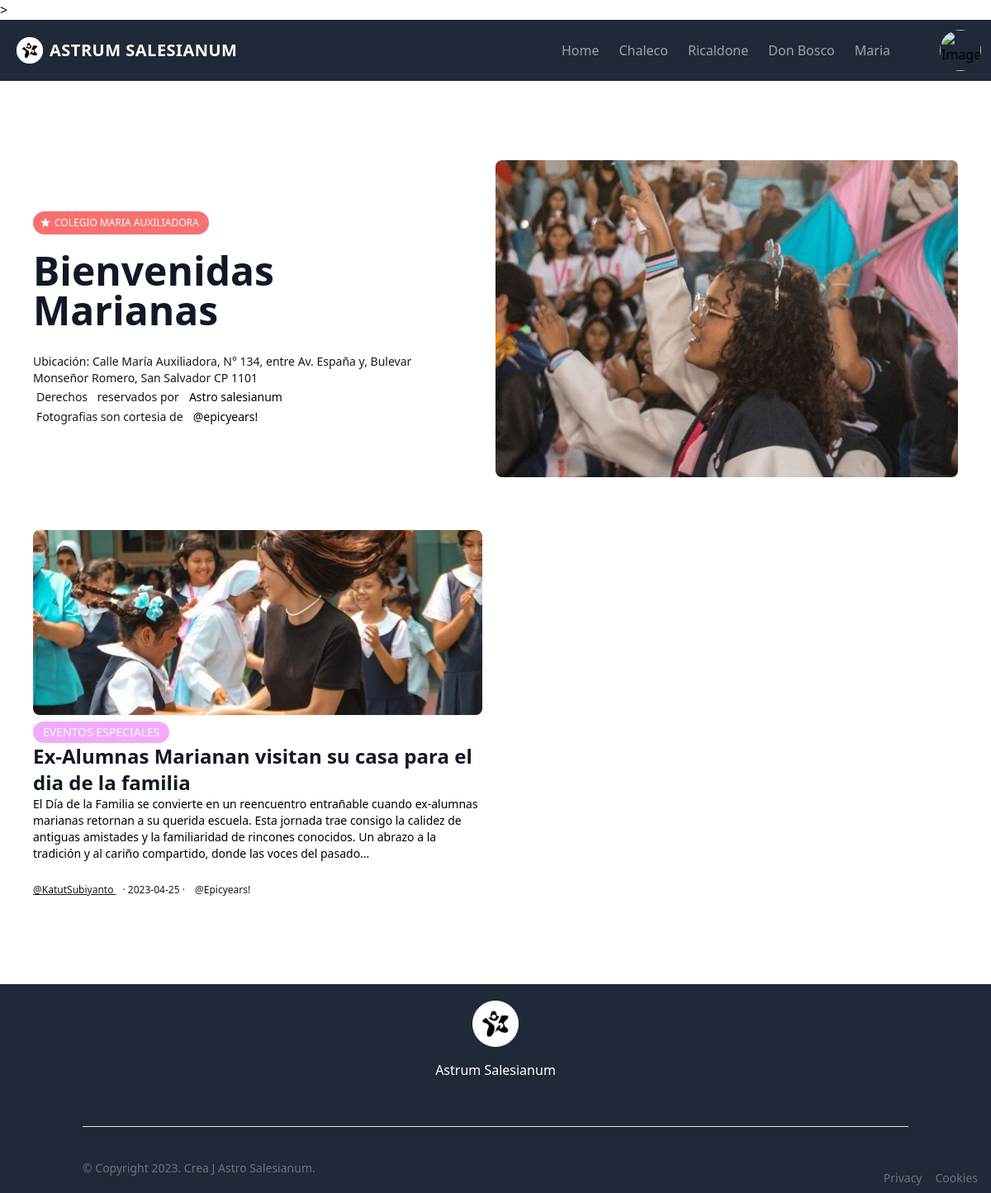
Screenshot of /src/MariaIndex.php with the database file from the repository.
### tables this page shows
CREATE TABLE `news` (
  `id_news` int(11) NOT NULL,
  `id_reporter` varchar(100) DEFAULT NULL,
  `main_image` text DEFAULT NULL,
  `photographer` varchar(100) NOT NULL,
  `headline` text NOT NULL,
  `drophead` text NOT NULL,
  `date` date NOT NULL,
  `BodyOne` text NOT NULL,
  `BodyTwo` text NOT NULL,
  `BodyThree` text NOT NULL,
  `BodyFour` text NOT NULL,
  `school` text NOT NULL,
  `Category` text NOT NULL,
  `State` text NOT NULL
);

CREATE TABLE `reporter` (
  `Email` varchar(100) NOT NULL,
  `ProfileImage` text NOT NULL,
  `Password` varchar(100) NOT NULL,
  `Name` varchar(110) NOT NULL,
  `LastName` varchar(110) NOT NULL,
  `PhoneNumber` char(14) NOT NULL,
  `ROL` int(11) NOT NULL
);

### src/PHP/PrintJournalist.php (called while the page is built, shortened)
<?php
 $conexion = new mysqli("localhost", "root","","astrodb")or die(mysqli_error($mysqli));
 $QueryReport = "SELECT * FROM `reporter` WHERE `Email` = '$email'";
 $ResultReport = mysqli_query($conexion, $QueryReport);
 while ($RowReport = mysqli_fetch_array($ResultReport)) {
    $Name = $RowReport['Name'];
    $LastName = $RowReport['LastName'];
}
?>

### src/MariaIndex.php (the view, shortened to what this page needs)
<?PHP
$conexion = mysqli_connect('localhost', 'root', '', 'astrodb');
$State = "Active";
$query = "SELECT * FROM `news` WHERE `school` = 'Colegio Maria Auxiliadora' AND `State` = '$State' ORDER BY 'date' DESC";
$result = mysqli_query($conexion, $query);
  $carpet_images = "../img/";
?>
<!DOCTYPE html>
<html lang="en">
<head>
    <link rel="stylesheet" href="../Public/tailwind.css" />
       <link rel="stylesheet" href="./css/ProfileImage.css">
       <link rel="stylesheet" href="./css/Translate.css">
       <link rel="stylesheet" href="../Public/boton.css">
>
</head>
<body>
<nav class="flex items-center   bg-gray-800 p-3 flex-wrap">
      <a href="./newindex.php" class="p-2 mr-4 inline-flex items-center">
    <img src="../img/AstroFavicon.png" alt="" class="h-8 w-8 mr-2">
        <span class="text-xl text-white font-bold uppercase tracking-wide"
          >Astrum Salesianum</span
        >
      </a>
      <div
        class=" hidden top-navbar w-full lg:inline-flex lg:flex-grow lg:w-auto"
        id="navigation"
      >
        <div
          class="flex justify-between items-center lg:inline-flex lg:flex-row lg:ml-auto lg:w-auto w-full lg:items-center lg:h-auto pr-12"
        >
          <a
            href="./newindex.php"
            class="lg:inline-flex lg:w-auto w-full px-3 py-2 rounded text-gray-400 items-center justify-center hover:bg-gray-900 hover:text-white"
          >
            <span>Home</span>
          </a>
          <a
            href="./ChalecoIndex.php"
            class="lg:inline-flex lg:w-auto w-full px-3 py-2 rounded text-gray-400 items-center justify-center hover:bg-gray-900 hover:text-white"
          >
            <span>Chaleco</span>
          </a>
          <a
            href="./Ricalindex.php"
            class="lg:inline-flex lg:w-auto w-full px-3 py-2 rounded text-gray-400 items-center justify-center hover:bg-gray-900 hover:text-white"
          >
            <span>Ricaldone</span>
          </a>
          <a
            href="./DonBoscoIndex.php"
            class="lg:inline-flex lg:w-auto w-full px-3 py-2 rounded text-gray-400 items-center justify-center hover:bg-gray-900 hover:text-white"
          >
            <span>Don Bosco</span>
          </a>
          <a
            href="./MariaIndex.php"
            class="lg:inline-flex lg:w-auto w-full px-3 py-2 rounded text-gray-400 items-center justify-center hover:bg-gray-900 hover:text-white"
          >
            <span>Maria</span>
          </a>
        </div>
        <div class="imagen-circular hidden lg:block" >
                    <img src="../img/<?php echo $_SESSION['ProfileImage'] ?>" alt="Imagen Circular" class="">
                  </div>
      </div>
    </nav>
<div class="text-gray-900 pt-12 pr-0 pb-14 pl-0 bg-white">
    <div class="w-full pt-4 pr-5 pb-6 pl-5 mt-0 mr-auto mb-0 ml-auto space-y-5 sm:py-8 md:py-12 sm:space-y-8 md:space-y-16
        max-w-7xl">
      <div class="flex flex-col items-center sm:px-5 md:flex-row">
        <div class="flex flex-col items-start justify-center w-full h-full pt-6 pr-0 pb-6 pl-0 mb-6 md:mb-0 md:w-1/2">
          <div class="flex flex-col items-start justify-center h-full space-y-3 transform md:pr-10 lg:pr-16
              md:space-y-5">
            <div class="bg-red-400 flex items-center leading-none rounded-full text-gray-50 pt-1.5 pr-3 pb-1.5 pl-2
                uppercase ">
              <p class="inline">
              </p>
              <p class="inline text-xs font-medium">COLEGIO MARIA AUXILIADORA</p>
            </div>
            <a class="text-4xl font-bold leading-none lg:text-5xl xl:text-6xl">Bienvenidas Marianas</a>
            <div class="pt-2 pr-0 pb-0 pl-0">
              <p class="text-sm font-medium inline">Ubicación: Calle María Auxiliadora, N° 134, entre Av. España y, Bulevar Monseñor Romero, San Salvador CP 1101 <br></p>
              <p class="inline text-sm font-medium mt-0 mr-1 mb-0 ml-1">Derechos </p>
              <p class="inline text-sm font-medium mt-0 mr-1 mb-0 ml-1">reservados por</p>
              <p class="text-black text-sm font-medium inline mt-0 mr-1 mb-0 ml-1">Astro salesianum</p><br>
              <p class="inline text-sm font-medium mt-0 mr-1 mb-0 ml-1">Fotografias son cortesia de</p>
              <p class="text-black text-sm font-medium inline mt-0 mr-1 mb-0 ml-1"><a href="https://www.instagram.com/epicyears/">@epicyears!</a></p>
            </div>
          </div>
        </div>
        <div class="w-full md:w-1/2">
          <div class="block">
            <img
                src="../img/MariaBkg.jpg" class="object-cover rounded-lg max-h-64 sm:max-h-96 btn- w-full h-full"/>
          </div>
        </div>
      </div>
      <div class="grid grid-cols-12 sm:px-5 gap-x-8 gap-y-16">
<?php while($row = mysqli_fetch_array($result)){
  $contenido = $row['BodyOne'];
  $numero_caracteres = 300;
  $contenido_recortado = substr($contenido, 0, $numero_caracteres);
?>
        <div class="flex flex-col items-start col-span-12 space-y-3 sm:col-span-6 xl:col-span-4  ">
          <a href="./NewsMain.php?new=<?php echo $row['id_news']?>">
          <img
              src="<?php echo $carpet_images.$row['main_image']; ?>" class="object-cover w-full mb-2 overflow-hidden rounded-lg shadow-sm max-h-56 btn-"/>
          <p class="bg-fuchsia-300  items-center leading-none text-sm font-medium text-gray-50 pt-1.5 pr-3 pb-1.5 pl-3
              rounded-full uppercase inline-block"><?php echo $row['Category'];?></p>
          <p class="text-lg font-bold sm:text-xl md:text-2xl"><?php echo $row['headline']; ?></p>
          <p class="text-sm text-black" data-originallength="100" ><?php echo $contenido_recortado."..."; ?></p>
          <div class="pt-2 pr-0 pb-0 pl-0">
           <p class="inline text-xs font-medium mt-0 mr-1 mb-0 ml-0 underline">
               <?php
                $email = $row['id_reporter'];
              include( "./PHP/PrintJournalist.php");
              if($email == NULL){
                echo "@Astro Salesianum";
              }else{
              echo "@".$Name.$LastName;
              }
              ?>
            </p>
            <p class="inline text-xs font-medium mt-0 mr-1 mb-0 ml-1">· <?php echo $row['date']; ?> ·</p>
            <a href="" class="inline text-xs font-medium mt-0 mr-1 mb-0 ml-1"><?php echo $row['photographer']; ?> </a>
          </div>
          </a>
        </div>
        <?php } ?>
      </div>
    </div>
  </div>
 <footer class="bg-gray-800">
  <div class="container px-3 py-5 mx-auto">
      <div class="flex flex-col items-center text-center">
          <a href="#">
              <img class="w-auto h-14" src="../img/AstroFavicon.png" Alt="Imagen representativa de Noticias Astro Salesianum">
          </a>
          <p class="max-w-md mx-auto mt-4 text-white">Astrum Salesianum</p>
      </div>
      <hr class="my-10 border-gray-200" />
      <div class="flex flex-col items-center sm:flex-row sm:justify-between">
          <p class="text-sm text-gray-500">© Copyright 2023. Crea J Astro Salesianum.</p>
          <div class="flex mt-3 -mx-2 sm:mt-0">
              <a href="#" class="mx-2 text-sm text-gray-500 transition-colors duration-300 hover:text-gray-500 dark:hover:text-gray-300" aria-label="Reddit">
                       <div class = "group fixed bottom-0 right-0 p-2  flex items-end justify-end w-24 h-24 " id="google_translate_element">
 </a>
              <a href="#" class="mx-2 text-sm text-gray-500 transition-colors duration-300 hover:text-gray-500 dark:hover:text-gray-300" aria-label="Reddit"> Privacy </a>
              <a href="#" class="mx-2 text-sm text-gray-500 transition-colors duration-300 hover:text-gray-500 dark:hover:text-gray-300" aria-label="Reddit"> Cookies </a>
          </div>
      </div>
  </div>
</footer>
</body>
</html>

### src/css/ProfileImage.css (style rules this page uses)
.imagen-circular { width: 50px; height: 50px; border-radius: 50%; overflow: hidden; }
.imagen-circular img { width: 100%; height: 100%; object-fit: cover; }

### src/css/Translate.css (style rules this page uses)
body { top: 0 !important; }

### Public/boton.css (style rules this page uses)
a img { width: 0; }

### src/MariaIndex.php (style rules this page uses)
body { top: 0 !important; }

### rows the page displays
news: main_image (picture), Category "EVENTOS ESPECIALES", headline "Ex-Alumnas Marianan visitan su casa para el dia de la familia", BodyOne "El Día de la Familia se convierte en un reencuentro entrañable cuando ex-alumnas marianas retornan a su querida escuela. Esta jornada trae consigo la calidez de antiguas amistades y la familiaridad de rincones conocidos. Un abrazo a la tradición y al cariño compartido, donde las voces del pasado", id_reporter.Name "Katut", id_reporter.LastName "Subiyanto", date "2023-04-25", photographer "@Epicyears!"
